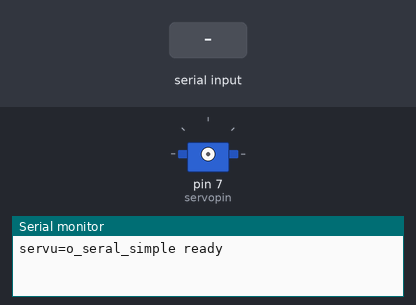
This sketch was run on a simulated Arduino Uno, built with avr-gcc and run on an emulated ATmega328P. Shown: servo, the last lines printed to the serial monitor. Wiring (inferred from the names in the program): servo: signal pin 7. The test bench sets the inputs (shaded band). Servo pulses on a pin are drawn as a servo (544–2400 µs = 0–180°).

Above: at 1.2 s.
1.3 s: "90,45\n" received over Serial
At 3.1 s:
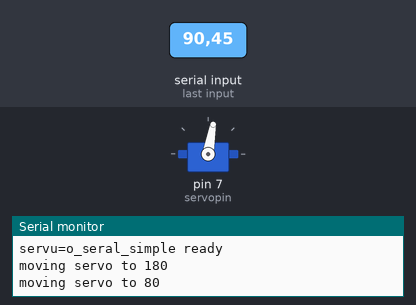
4.3 s: "30,150\n" received over Serial
At 5.9 s:
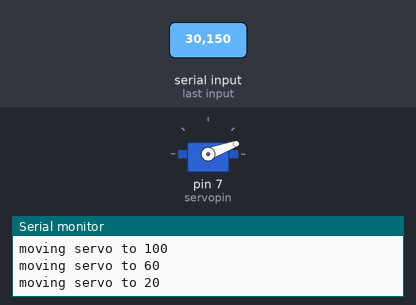
7.3 s: "200\n" received over Serial
At 8.7 s:
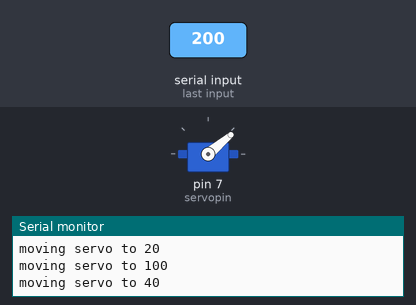
9.1 s: "5\n" received over Serial
At 10.3 s:
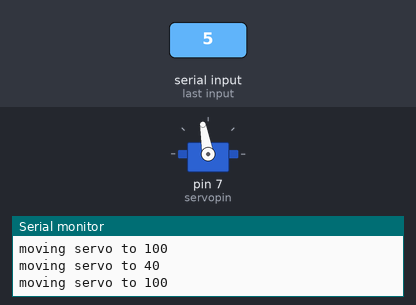
10.6 s: "90\n" received over Serial
At 11.0 s:
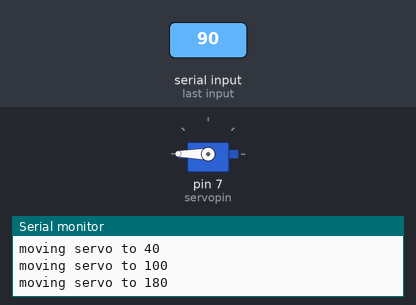
Timing chart, 0 to 13.1 s (numbered marks = the images above; inputs shaded):
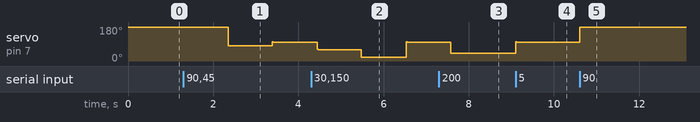

Measured:
- after the input at 1.3 s, servo on pin 7 (servopin): 180° → 80° after 1.0 s, → 100° 1.0 s later
- after the input at 4.3 s, servo on pin 7 (servopin): 100° → 60° after 0.14 s, → 20° 1.0 s later, → 100° 1.1 s later
- after the input at 7.3 s, servo on pin 7 (servopin): 100° → 40° after 0.28 s
- after the input at 9.1 s, servo on pin 7 (servopin): 40° → 100° at once
- after the input at 10.6 s, servo on pin 7 (servopin): 100° → 180° at once

The sketch:

my_servo_control.ino
```cpp
int servopin=7;//定义舵机接口数字接口7
int myangle;//定义角度变量
int pulsewidth;//定义脉宽变量
int val;
void servopulse(int servopin,int myangle)//定义一个脉冲函数
{
  pulsewidth=(myangle*11)+500;//将角度转化为500-2480的脉宽值
  digitalWrite(servopin,HIGH);//将舵机接口电平至高
  delayMicroseconds(pulsewidth);//延时脉宽值的微秒数
  digitalWrite(servopin,LOW);//将舵机接口电平至低
  delay(20-pulsewidth/1000);
}
void setup()
{
  pinMode(servopin,OUTPUT);//设定舵机接口为输出接口
  Serial.begin(9600);//连接到串行端口，波特率为9600
  Serial.println("servu=o_seral_simple ready" ) ;
}
 void loop()//将0到9的数转化为0到180角度，并让LED闪烁相应数的次数
 {
   val=Serial.read();//读取串行端口的值
  if(val>'0'&&val<='9')
  {
    val=val-'0';//将特征量转化为数值变量
    val=val*(180/9);//将数字转化为角度
    Serial.print("moving servo to ");
    Serial.print(val,DEC);
    Serial.println();
    for(int i=0;i<=50;i++)//给予舵机足够的时间让它转到指定角度
     {
        servopulse(servopin,val);//引用脉冲函数
      }
   }
}
```
